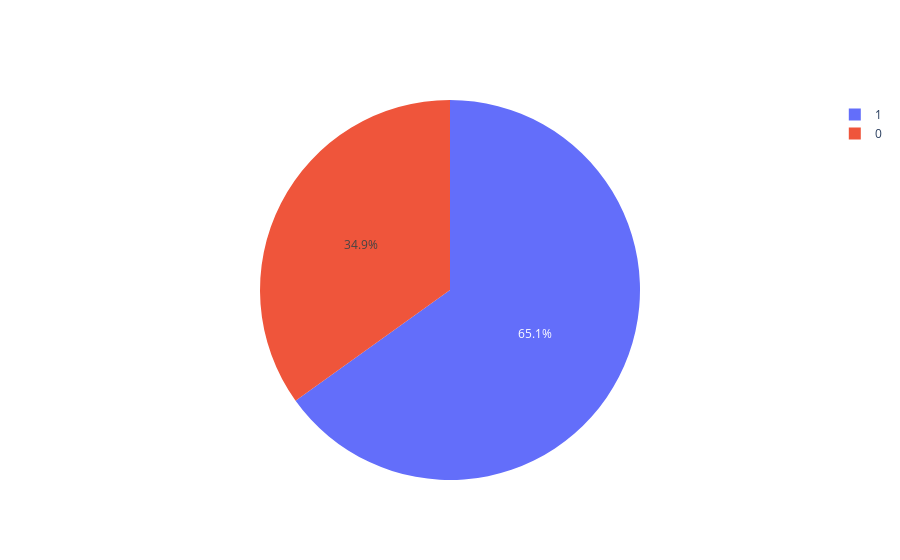

The notebook cell this image was saved under:
### Markdown cell above
It seems that the data suffer from outliers

### Code cell
def PlotPie(df, nameOfFeature):
    labels = [
        str(df[nameOfFeature].unique()[i])
        for i in range(df[nameOfFeature].nunique())
    ]
    values = [
        df[nameOfFeature].value_counts()[i]
        for i in range(df[nameOfFeature].nunique())
    ]

    trace = go.Pie(labels=labels, values=values)

    py.iplot([trace])


PlotPie(df, 'Outcome')

### Figure 1 — Plotly figure (JSON) as saved in the notebook; plotly's stock layout.template omitted (floating-point values rounded to 4 significant figures)
{"data": [{"labels": ["1", "0"], "type": "pie", "values": [500, 268]}], "layout": {}}
